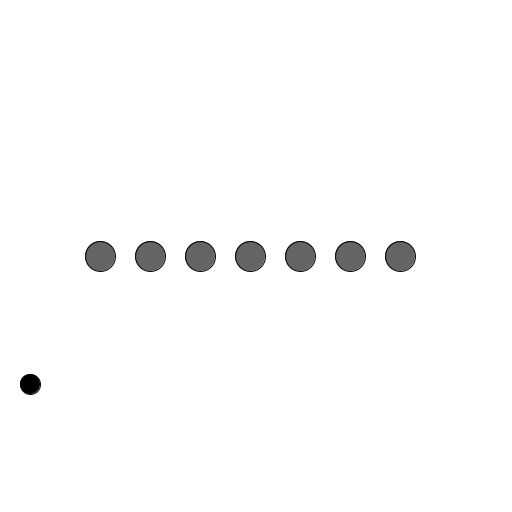
Frame 1 (no input)
Frame 60 (the mouse pressed at the canvas centre just before this capture): identical to frame 1, image omitted
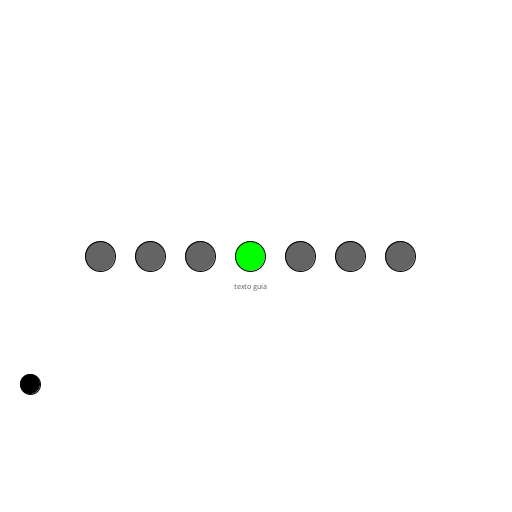
Frame 120 (the mouse held since frame 60 and released just before this capture)

The Processing sketch that drew these frames (run headless with seeded random() and noise(); from frame 60 on, the mouse is pressed at the canvas centre):

// Processing sketch: EjemploBotonSwitch
// ── EjemploBotonSwitch.pde


Boton botonInfo; //un boton solo para desplegar información de texto en un cuadrito
Boton [] botones = new Boton[7];
String info;

void setup() {
  size(512, 512);
  info = "informacion sobre mi proyecto\nMe encanta mi proyecto\nMi proyecto es hermoso";

  botonInfo = new Boton(30, height-height/4, 20, 20, color(0), "más información", "ACTIVO");
  
  for (int i = 0; i < botones.length; ++i) {
    botones[i] = new Boton(100 + 50*i, width/2, 30, 30, color(100), "texto guia", "ACTIVO");
  }
}

void draw() {
  background(255);

  for (int i = 0; i < botones.length; ++i) {
    botones[i].dibuja();
  }

  botonInfo.dibuja();
  
  //podemos ver el estado del botón (verdadero o falso), en base a eso desplegamos o no el cuadrito de información
  //la información se dibuja a traves de la función dibujarInfo()
  if (botonInfo.activo) {
    dibujarInfo(30, height - height/4, width/2, height/4 -30);
  }
}

void mousePressed() {
  //cuando apretamos mouse, llamamos al método clickea() de cada botón.
  for (int i = 0; i < botones.length; ++i) {
    botones[i].clickea();
  }
  botonInfo.clickea();
}

void dibujarInfo(float px, float py, float tx, float ty) {
  fill(0, 100);
  rect(px, py, tx, ty);
  fill(255);
  textAlign(LEFT);
  text(info, px + 30, py + 30 );
}

// ── Boton.pde
/*
Esta es la clase Botón.
 Tiene posicion, tamaño, color inactivo, color activo
 Además dibuja Texto de info (en rollover) y Texto para cuando está activo
 Todos estos parámetros se definen desde fuera de la clase
 */

class Boton {
  float posX, posY;
  float tamX, tamY;
  color colBase, col;

  boolean over, activo;
  String texto1, texto2;

  Boton(float px, float py, float tx, float ty, color c, String t1, String t2) {
    posX = px;
    posY = py;
    tamX = tx;
    tamY = ty;
    colBase = c; 
    texto1 = t1;
    texto2 = t2;

    activo = false;
    over = false;
  }

  void dibuja() {
    estoyEncima(); //antes que nada verificar si el mouse está encima de este botón

    pushStyle(); //push-pop style es como push-pop Matrix, pero para color, grosor de linea, etc.
    pushMatrix();
    translate(posX, posY);
    //si está encima (rollover)
    if (over) {
      if (activo) {
        col = color(255, 0, 0);
      } else {
        col = color(0, 255, 0);
      }
      textAlign(CENTER);
      textSize(8);
      fill(100);
      text(texto1, 0, tamY*1.1);
    } else {
      col = colBase;
    }

    //si su estado es activo
    if (activo) {
      textAlign(CENTER);
      textSize(10);
      fill(0);
      text(texto2, 0, tamY * 1.5);
      fill(col/2);
      ellipse(0, 0, tamX*1.2, tamY*1.2);
    }

    fill(col);
    ellipse(0, 0, tamX, tamY);

    popMatrix();
    popStyle();
  }

  void estoyEncima() {
    float distancia = dist(mouseX, mouseY, posX, posY);
    if (distancia < tamX/2) {
      over = true;
    } else {
      over=false;
    }
  }

  void clickea() {
    //si el mouse está encima al ser clickeado, el estado de la booleana "activo" cambia de estado
    //si era falso, pasa a verdadero, y viceversa
    if (over) {
      activo = !activo;
    }
  }
}
